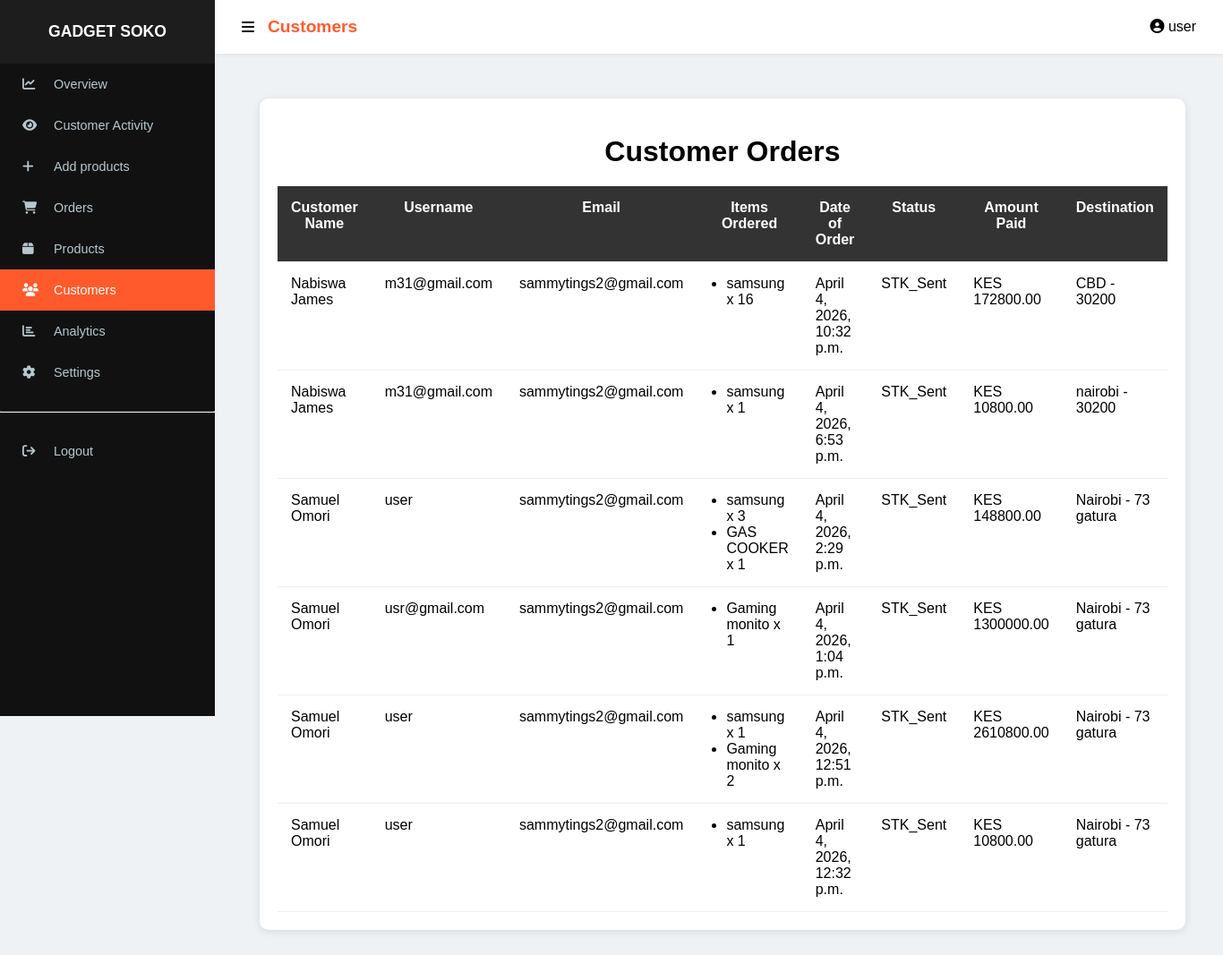
The page /customers/ (signed in) on the database as committed earlier.
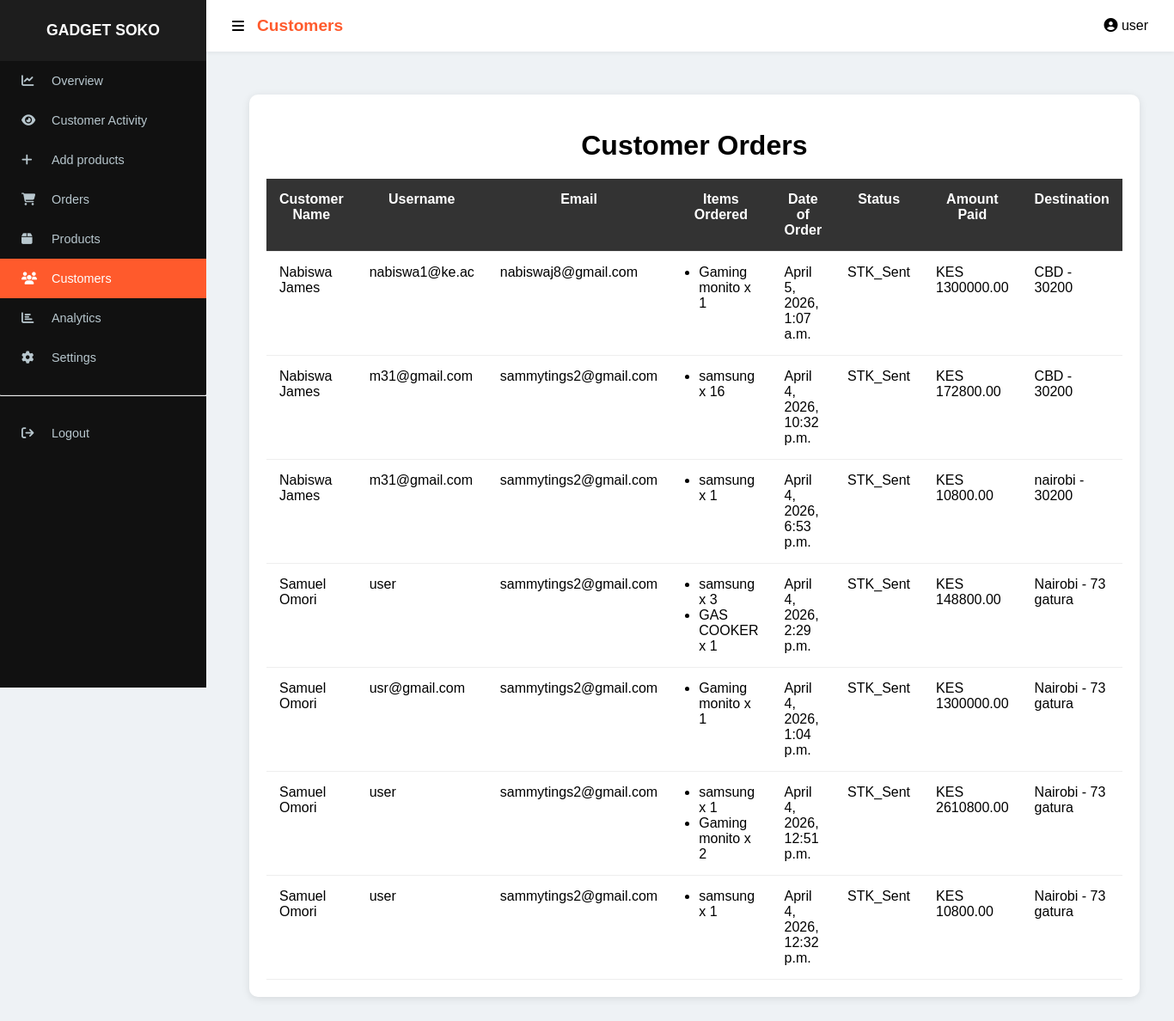
The same page on the database as committed later.
### app/models.py (models this page shows, shortened)
class Order(models.Model):
    STATUS_CHOICES = [('Pending', 'Pending'), ('STK_Sent', 'STK Push Sent'), ('Paid', 'Paid'), ('Failed', 'Failed')]
    user = models.ForeignKey(User, on_delete=models.CASCADE, null=True, blank=True)
    name = models.CharField(max_length=100)
    email = models.EmailField(null=True, blank=True)
    phone = models.CharField(max_length=15)
    destination = models.CharField(max_length=255)
    region = models.CharField(max_length=20, default="nairobi") # 'nairobi' or 'upcountry'
    location_area = models.CharField(max_length=255, default="N/A")
    address = models.TextField(default="")
    shipping_fee = models.DecimalField(max_digits=10, decimal_places=2, default=0)
    payment_method = models.CharField(max_length=20, default="mpesa")
    payment_status = models.CharField(max_length=50, default="Pending")
    total = models.DecimalField(max_digits=10, decimal_places=2, default=0)
    status = models.CharField(max_length=20, choices=STATUS_CHOICES, default='Pending')
    checkout_request_id = models.CharField(max_length=100, blank=True, null=True)
    mpesa_receipt = models.CharField(max_length=50, blank=True, null=True)
    created_at = models.DateTimeField(auto_now_add=True)

class OrderItem(models.Model):
    order = models.ForeignKey(Order, on_delete=models.CASCADE, related_name='items')
    product = models.ForeignKey(Product, on_delete=models.CASCADE)
    quantity = models.PositiveIntegerField()
    price = models.DecimalField(max_digits=10, decimal_places=2)

class Product(models.Model):
    name = models.CharField(max_length=255)
    price = models.DecimalField(max_digits=10, decimal_places=2)
    discount = models.DecimalField(max_digits=4, decimal_places=2, default=0)
    shipping_fee = models.DecimalField(max_digits=10, decimal_places=2, default=0.00)
    stock = models.IntegerField()
    category = models.ForeignKey(Category, on_delete=models.CASCADE, related_name="products")
    brand = models.ForeignKey(Brand, on_delete=models.CASCADE, related_name='products', null=True, blank=True)
    image = models.ImageField(upload_to='products/', null=True, blank=True)
    specifications = models.TextField(blank=True)
    views = models.IntegerField(default=0)
    created_at = models.DateTimeField(auto_now_add=True)
    updated_at = models.DateTimeField(auto_now=True)
    discount_duration_hours = models.PositiveIntegerField(default=0)
    discount_start_time = models.DateTimeField(null=True, blank=True)

### app/views.py (the view)
# urls.py: path('customers/', views.customers, name='customers'),
@staff_member_required
@staff_member_required
def customers(request):
    orders = Order.objects.select_related('user').prefetch_related('items').order_by('-created_at')
    return render(request, 'customers.html', {
        'orders': orders
    })

### app/context_processors.py (called while the page is built)
def cart_count(request):
    count = 0
    if request.user.is_authenticated:
        result = CartItem.objects.filter(user=request.user).aggregate(
            total=Sum('quantity')
        )
        count = result['total'] or 0
    return {'cart_count': count}

### app/templates/customers.html (shortened to what this page needs)
{% extends "baseadmin.html" %}
{% block header %}Customers{% endblock %}
{% block content %}
{% load static %}
    <link rel="stylesheet" href="{% static 'css/customers.css' %}">
<div class="container">
    <h1>Customer Orders</h1>
    <table>
        <thead>
            <tr>
                <th>Customer Name</th>
                <th>Username</th>
                <th>Email</th>
                <th>Items Ordered</th>
                <th>Date of Order</th>
                <th>Status</th>
                <th>Amount Paid</th>
                <th>Destination</th>
            </tr>
        </thead>
        <tbody>
{% for order in orders %}
<tr>
    <td>{{ order.name }}</td>
    <td>{{ order.user.username }}</td>
    <td>{{ order.email }}</td>
    <td>
        <ul>
            {% for item in order.items.all %}
                <li>{{ item.product.name }} x {{ item.quantity }}</li>
            {% endfor %}
        </ul>
    </td>
    <td>{{ order.created_at }}</td>
    <td>{{ order.status }}</td>
    <td>KES {{ order.total }}</td>
    <td>{{ order.destination }}</td>
</tr>
{% endfor %}
</tbody>
    </table>
</div>
{%endblock%}

Rows that differ between the two databases and show on the page:
added Order: name "Nabiswa James", user.username "nabiswa1@ke.ac", email "nabiswaj8@gmail.com", created_at "April 5, 2026, 1:07 a.m.", status "STK_Sent", total "1300000.00", destination "CBD - 30200"
added OrderItem: product.name "Gaming monito", quantity "1", shown under "Nabiswa James"
